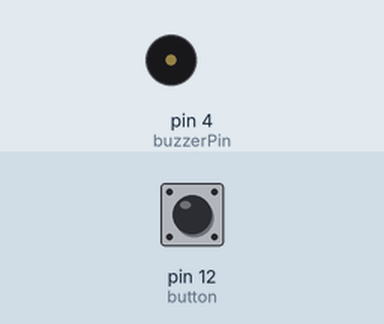
Recording of a sketch running on a simulated Arduino Uno, built with avr-gcc and run on an emulated ATmega328P. On the bench: buzzer (waves = sounding, pin HIGH). The inputs (shaded band) are chosen by the test bench; at power-on: pin 12 (button) HIGH. What the sketch prints to the serial monitor is not drawn.

Above: at 1.2 s.
1.3 s: pin 12 (button) pulled LOW for 0.15 s
At 1.4 s:
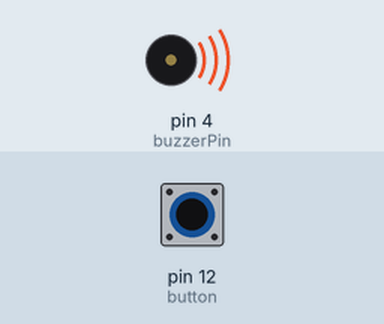
4.4 s: pin 12 (button) pulled LOW for 3.2 s
At 4.4 s:
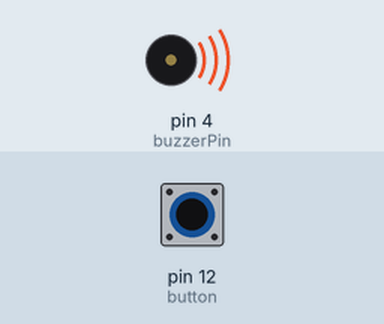
Timing chart, 0 to 11.3 s (numbered marks = the images above; inputs shaded):
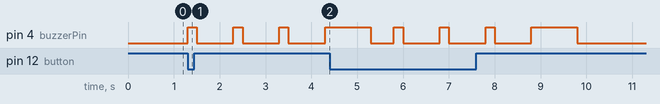

Measured:
- after the input at 1.3 s, pin 4 (buzzerPin): alternates HIGH for 0.20 s and LOW for 0.80 s, starting at once

The sketch:

BUZZER.ino
```cpp
#define buzzerPin 4
#define button 12

void setup() {
  Serial.begin(115200);
  pinMode(buzzerPin, OUTPUT);
  pinMode(button, INPUT_PULLUP);
  //Serial.println(digitalRead(button));

  // digitalWrite(buzzerPin, HIGH);
  // delay(300);
  // digitalWrite(buzzerPin, LOW);
  // delay(900);

  // digitalWrite(buzzerPin, HIGH);
  // delay(300);
  // digitalWrite(buzzerPin, LOW);
  // delay(900);


  // digitalWrite(buzzerPin, HIGH);
  // delay(300);
  // digitalWrite(buzzerPin, LOW);
  // delay(900);


  // digitalWrite(buzzerPin, HIGH);
  // delay(1000);
  // digitalWrite(buzzerPin, LOW);
  //delay(500);
}


void loop() {
  Serial.println(digitalRead(button));
  if (digitalRead(button) == 0) {
    digitalWrite(buzzerPin, HIGH);
    delay(200);
    digitalWrite(buzzerPin, LOW);
    delay(800);

    digitalWrite(buzzerPin, HIGH);
    delay(200);
    digitalWrite(buzzerPin, LOW);
    delay(800);

    digitalWrite(buzzerPin, HIGH);
    delay(200);
    digitalWrite(buzzerPin, LOW);
    delay(800);

    digitalWrite(buzzerPin, HIGH);
    delay(1000);
    digitalWrite(buzzerPin, LOW);
    delay(500);
  }
}
```
